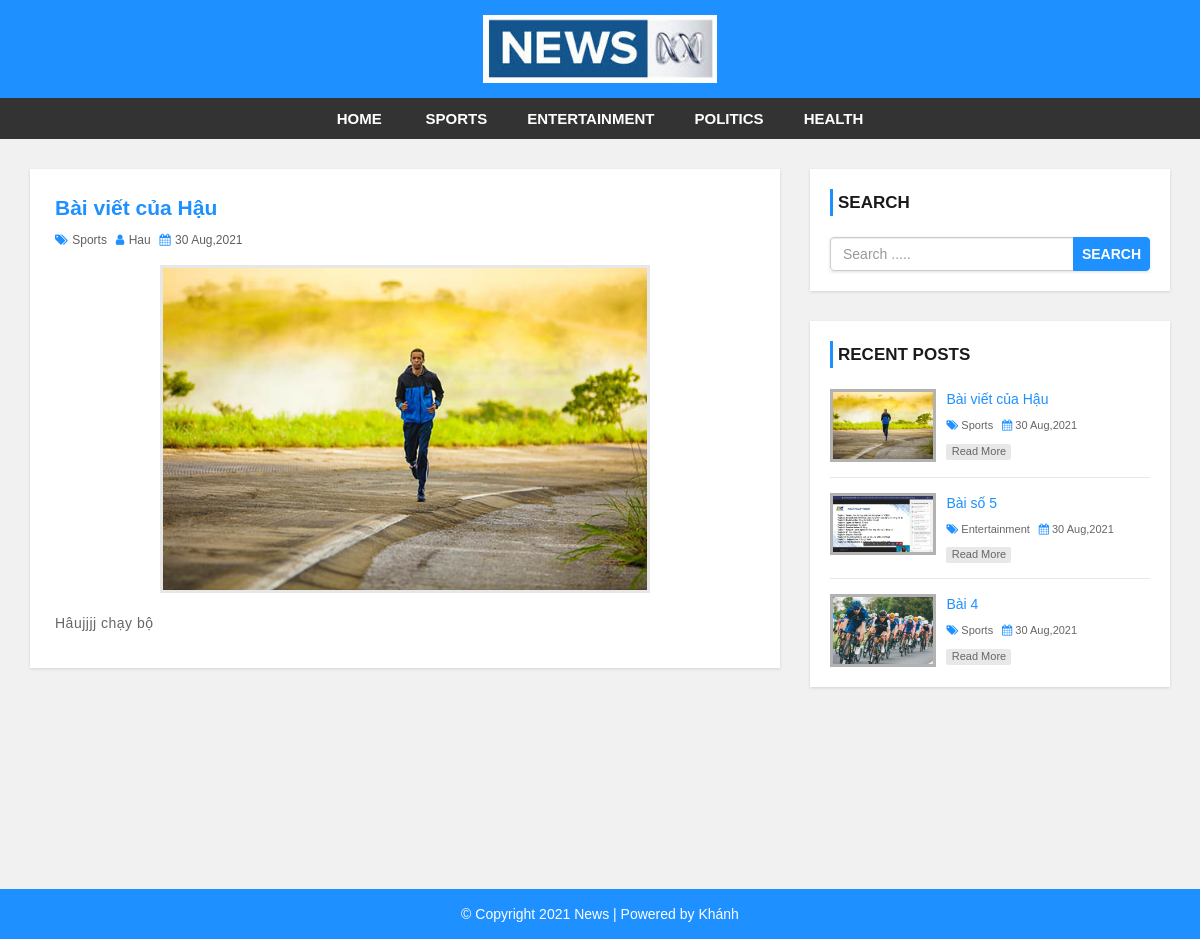
Screenshot of /single.php?id=53 with the database file from the repository.
### tables this page shows
CREATE TABLE `settings` (
  `id` int(11) NOT NULL,
  `websitename` varchar(60) NOT NULL,
  `logo` varchar(50) NOT NULL,
  `footerdesc` varchar(255) NOT NULL
);

CREATE TABLE `category` (
  `category_id` int(11) NOT NULL,
  `category_name` varchar(100) NOT NULL,
  `post` int(11) NOT NULL DEFAULT 0
);

CREATE TABLE `post` (
  `post_id` int(11) NOT NULL,
  `title` varchar(100) NOT NULL,
  `description` text NOT NULL,
  `category` varchar(100) NOT NULL,
  `post_date` varchar(50) NOT NULL,
  `author` int(11) NOT NULL,
  `post_img` varchar(100) NOT NULL
);

CREATE TABLE `user` (
  `user_id` int(11) NOT NULL,
  `first_name` varchar(30) NOT NULL,
  `last_name` varchar(30) NOT NULL,
  `username` varchar(30) DEFAULT NULL,
  `password` varchar(40) DEFAULT NULL,
  `role` int(11) NOT NULL
);

### config.php (called while the page is built, shortened)
<?php
$hostname = "http://localhost/news-site";
?>

### single.php (the view)
<?php include 'header.php'; ?>
    <div id="main-content">
        <div class="container">
            <div class="row">
                <div class="col-md-8">
                    <div class="post-container">
                      <?php
                        include "config.php";
                        $post_id = $_GET['id'];
                        $sql = "SELECT post.post_id, post.title, post.description,post.post_date,post.author,
                        category.category_name,user.username,post.category,post.post_img FROM post
                        LEFT JOIN category ON post.category = category.category_id
                        LEFT JOIN user ON post.author = user.user_id
                        WHERE post.post_id = {$post_id}";
                        $result = mysqli_query($conn, $sql) or die("Query Failed.");
                        if(mysqli_num_rows($result) > 0){
                          while($row = mysqli_fetch_assoc($result)) {
                      ?>
                        <div class="post-content single-post">
                            <h3><?php echo $row['title']; ?></h3>
                            <div class="post-information">
                                <span>
                                    <i class="fa fa-tags" aria-hidden="true"></i>
                                    <a href='category.php?cid=<?php echo $row['category']; ?>'><?php echo $row['category_name']; ?></a>
                                </span>
                                <span>
                                    <i class="fa fa-user" aria-hidden="true"></i>
                                    <a href='author.php?aid=<?php echo $row['author']; ?>'><?php echo $row['username']; ?></a>
                                </span>
                                <span>
                                    <i class="fa fa-calendar" aria-hidden="true"></i>
                                    <?php echo $row['post_date']; ?>
                                </span>
                            </div>
                            <img class="single-feature-image" src="admin/upload/<?php echo $row['post_img']; ?>" alt=""/>
                            <p class="description">
                                <?php echo $row['description']; ?>
                            </p>
                        </div>
                        <?php
                          }
                        }else{
                          echo "<h2>No Record Found.</h2>";
                        }
                        ?>
                    </div>
                </div>
                <?php include 'sidebar.php'; ?>
            </div>
        </div>
    </div>
<?php include 'footer.php'; ?>

### header.php (shortened to what this page needs)
<?php
  include "config.php";
?>
<!DOCTYPE html>
<html lang="en">
<head>
    <link rel="stylesheet" href="css/bootstrap.min.css" />
    <link rel="stylesheet" href="css/font-awesome.css">
    <link rel="stylesheet" href="css/style.css">
</head>
<body>
<div id="header">
    <div class="container">
        <div class="row">
            <div class=" col-md-offset-4 col-md-4">
              <?php
                include "config.php";
                $sql = "SELECT * FROM settings";
                $result = mysqli_query($conn, $sql) or die("Query Failed.");
                if(mysqli_num_rows($result) > 0){
                  while($row = mysqli_fetch_assoc($result)) {
                    if($row['logo'] == ""){
                      echo '<a href="index.php"><h1>'.$row['websitename'].'</h1></a>';
                    }else{
                      echo '<a href="index.php" id="logo"><img src="admin/images/'. $row['logo'] .'"></a>';
                    }
                  }
                }
                ?>
            </div>
        </div>
    </div>
</div>
<div id="menu-bar">
    <div class="container">
        <div class="row">
            <div class="col-md-12">
              <?php
                include "config.php";
                $sql = "SELECT * FROM category WHERE post > 0";
                $result = mysqli_query($conn, $sql) or die("Query Failed. : Category");
                if(mysqli_num_rows($result) > 0){
                  $active = "";
              ?>
                <ul class='menu'>
                  <li><a href='<?php echo $hostname; ?>'>Home</a></li>
                  <?php while($row = mysqli_fetch_assoc($result)) {
                    echo "<li><a class='{$active}' href='category.php?cid={$row['category_id']}'>{$row['category_name']}</a></li>";
                  } ?>
                </ul>
                <?php } ?>
            </div>
        </div>
    </div>
</div>

### sidebar.php
<div id="sidebar" class="col-md-4">
    <div class="search-box-container">
        <h4>Search</h4>
        <form class="search-post" action="search.php" method ="GET">
            <div class="input-group">
                <input type="text" name="search" class="form-control" placeholder="Search .....">
                <span class="input-group-btn">
                    <button type="submit" class="btn btn-danger">Search</button>
                </span>
            </div>
        </form>
    </div>
    <div class="recent-post-container">
        <h4>Recent Posts</h4>
        <?php
        include "config.php";
        $limit = 3;
        $sql = "SELECT post.post_id, post.title, post.post_date,
        category.category_name,post.category,post.post_img FROM post
        LEFT JOIN category ON post.category = category.category_id
        ORDER BY post.post_id DESC LIMIT {$limit}";
        $result = mysqli_query($conn, $sql) or die("Query Failed. : Recent Post");
        if(mysqli_num_rows($result) > 0){
          while($row = mysqli_fetch_assoc($result)) {
      ?>
        <div class="recent-post">
            <a class="post-img" href="single.php?id=<?php echo $row['post_id']; ?>">
                <img src="admin/upload/<?php echo $row['post_img']; ?>" alt=""/>
            </a>
            <div class="post-content">
                <h5><a href="single.php?id=<?php echo $row['post_id']; ?>"><?php echo $row['title']; ?></a></h5>
                <span>
                    <i class="fa fa-tags" aria-hidden="true"></i>
                    <a href='category.php?cid=<?php echo $row['category']; ?>'><?php echo $row['category_name']; ?></a>
                </span>
                <span>
                    <i class="fa fa-calendar" aria-hidden="true"></i>
                    <?php echo $row['post_date']; ?>
                </span>
                <a class="read-more" href="single.php?id=<?php echo $row['post_id']; ?>">read more</a>
            </div>
        </div>
    <?php
      }
    }
    ?>
    </div>
</div>

### footer.php
<div id ="footer">
    <div class="container">
        <div class="row">
            <div class="col-md-12">
              <?php
                include "config.php";
                $sql = "SELECT * FROM settings";
                $result = mysqli_query($conn, $sql) or die("Query Failed.");
                if(mysqli_num_rows($result) > 0){
                  while($row = mysqli_fetch_assoc($result)) {
              ?>
                <span><?php echo $row['footerdesc']; ?></span>
              <?php
                }
              }
              ?>
            </div>
        </div>
    </div>
</div>
</body>
</html>

### css/style.css (style rules this page uses)
body { background: #f1f1f1; font-family: sans-serif,arial,Helvetica; }
a, a:hover, a:focus { text-decoration: none; outline: none; }
ul { margin:0; padding:0; list-style:none; }
form { background: #fff; padding: 25px; box-shadow:0 1px 3px rgba(0, 0, 0, 0.13); }
#header { background: #1e90ff; text-align: center; padding: 15px; }
#logo { display: inline-block; width: 65%; }
#logo img { width: 100%; }
#menu-bar { background: #333; text-align: center; }
#menu-bar .menu > li { display: inline-block; }
.menu > li > a { padding: 10px 20px; display: block; text-transform: uppercase; color: #fff; font-size: 15px; font-weight:600; transition:all 0.5s ease 0s; }
#main-content { padding: 30px 0; min-height: 750px; }
#main-content .post-container { background-color: #fff; padding: 25px; box-shadow: 0 1px 3px rgba(0, 0, 0, 0.13); }
#main-content .post-content { border-bottom: 1px solid #d1d1d1; padding: 0 0 30px; margin-bottom:30px; }
#main-content .post-content img { width: 100%; }
#main-content .post-content h3 { font-size: 21px; line-height: 28px; font-weight: 600; margin: 0 0 7px; }
#main-content .post-content .post-information span { color: #606060; font-size: 12px; text-transform: capitalize; margin: 0 5px 5px 0; display: inline-block; }
#main-content .post-content .post-information i { color: #1e90ff; margin-right: 1px; }
#main-content .post-content .post-information a { color: #606060; text-decoration: none; }
#main-content .post-content p, #main-content .single-post p { color: #666; font-size: 14px; letter-spacing: 0.5px; margin:0 0 10px; }
#main-content .post-content a.read-more { color: #fff; background-color: #1E90FF; font-size: 12px; text-transform: capitalize; padding: 3px 8px; border-radius: 2px; transition: all 0.3s; }
#main-content .single-post { border: none; margin-bottom: 0; padding-bottom: 0; }
#main-content .single-post h3 { color: #1e90ff; }
#main-content .single-post .post-information { margin: 0 0 10px; }
#main-content .single-post p { text-align: justify; }
#main-content .single-post img.single-feature-image { width: 70%; margin: 0 auto 20px; display: block; border: 3px solid #e7e7e7; }
i.fa { color:#222; }
#sidebar h4 { color: #1A1A1A; font-size: 17px; line-height: 27px; font-weight:600; text-transform: uppercase; padding: 0 0 0 5px; margin: 0 0 21px; border-left: 3px solid #1e90ff; }
#sidebar .search-box-container { background-color: #fff; padding: 20px; margin: 0 0 30px; box-shadow: 0 1px 3px rgba(0, 0, 0, 0.13); }
#sidebar .search-post { padding: 0; }
#sidebar .search-post input { color: #606060; }
#sidebar .search-post .btn { font-weight: 600; text-transform: uppercase; padding: 6px 8px; background-color: #1E90FF; border-color: #1E90FF; outline: none; }
#sidebar .recent-post-container { padding: 20px; background: #fff; box-shadow: 0 1px 3px rgba(0, 0, 0, 0.13); }
#sidebar .recent-post { border-bottom: 1px solid #e7e7e7; padding: 0 0 15px; margin: 0 0 15px; }
#sidebar .recent-post:last-child { margin: 0; padding: 0; border: none; }
#sidebar .recent-post .post-img { display: inline-block; width: 33%; border: 3px solid rgba(0,0,0,0.3); vertical-align: top; transition: border .3s; }
#sidebar .recent-post .post-img img { width: 100%; }
#sidebar .recent-post .post-content { width: 65%; display: inline-block; border: none; padding: 0 0 0 7px; margin: 0; }
#sidebar .recent-post h5 { font-size: 14px; line-height: 20px; margin: 0 0 5px; }
#sidebar .recent-post h5 a { color: #1E90FF; }
#sidebar .recent-post span { color: #666; font-size: 11px; display: inline-block; margin: 0 5px 10px 0; }
#sidebar .recent-post span a { color: #666; }
#sidebar .recent-post span i { color: #1E90FF; }
#sidebar .recent-post a.read-more { color: #666; background-color: rgba(0,0,0,0.09); width: 65px; font-size: 11px; text-align: center; padding: 0; display: block; transition: all 0.3s; }
#footer { color: #fff; padding:15px 0; text-align:center; background-color:#1e90ff; }

### rows the page displays
settings: logo (picture), footerdesc "© Copyright 2021 News | Powered by Khánh"
category: category_name "SPORTS"
category: category_name "ENTERTAINMENT"
category: category_name "POLITICS"
category: category_name "HEALTH"
post: title "Bài viết của Hậu", category.category_name "Sports", user.username "Hau", post_date "30 Aug,2021", post_img (picture), description "Hâujjjj chạy bộ"
post: post_img (picture), title "Bài số 5", category.category_name "Entertainment", post_date "30 Aug,2021"
post: post_img (picture), title "Bài 4", category.category_name "Sports", post_date "30 Aug,2021"
